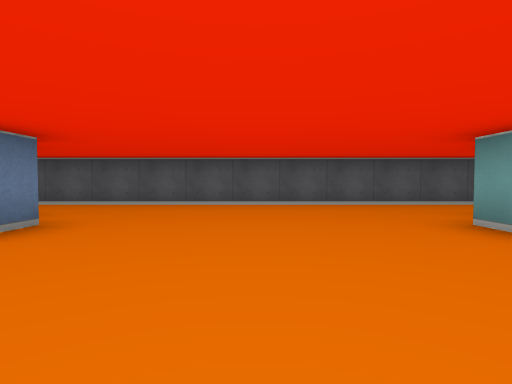
[1] (above)

19 first-person views from a walk through a cub3D ray-caster map. The camera is about half as high as the walls, tilts 2° down and sees 80° across. The floor is counted in squares. Each view is taken from the middle of a square. On the plan, view 1 faces up. The plan holds only what a view shows up to about 9 squares ahead; the rest is blank.

[2]
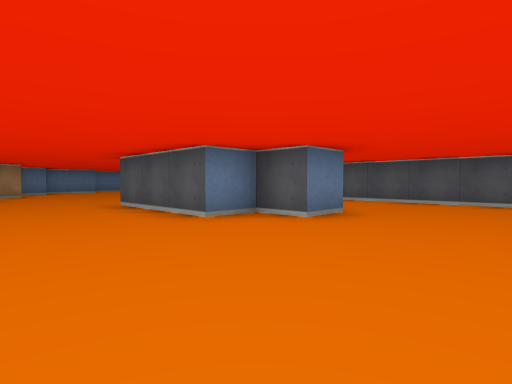

[3]
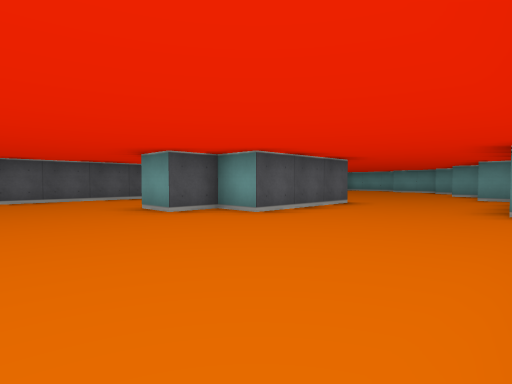

[4]
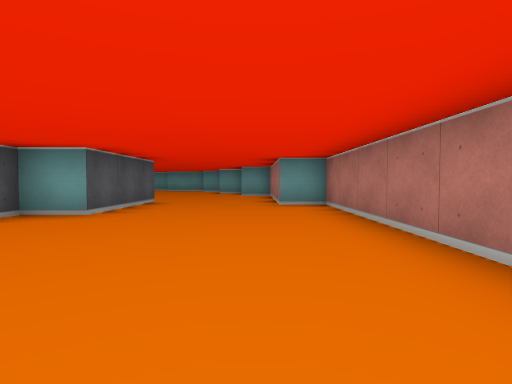

[5]
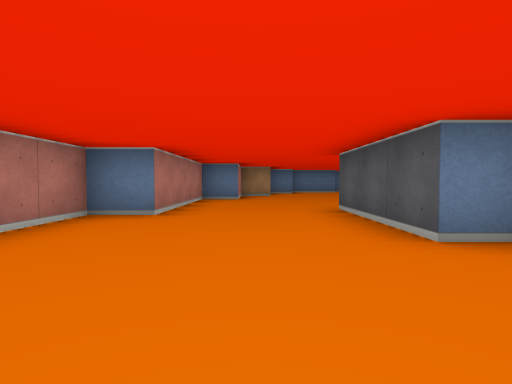

[6]
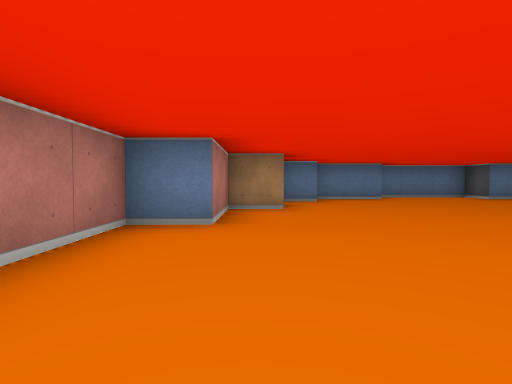

[7]
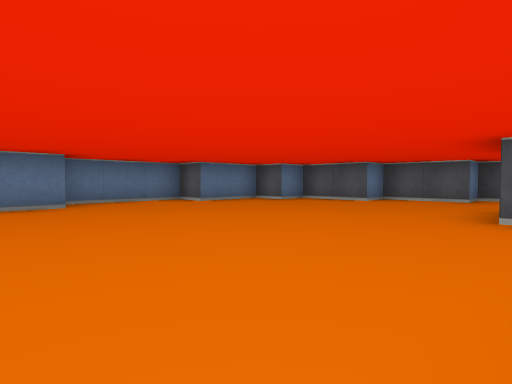

[8]
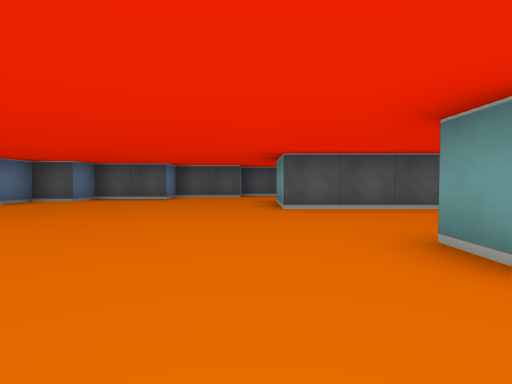

[9]
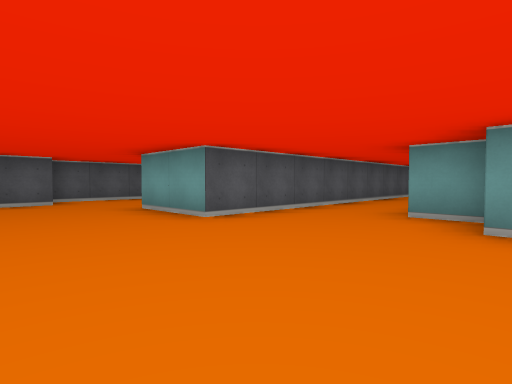

[10]
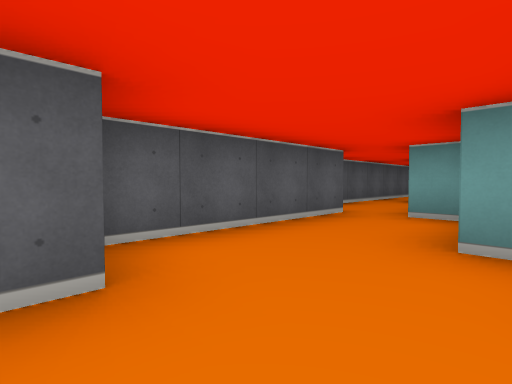

[11]
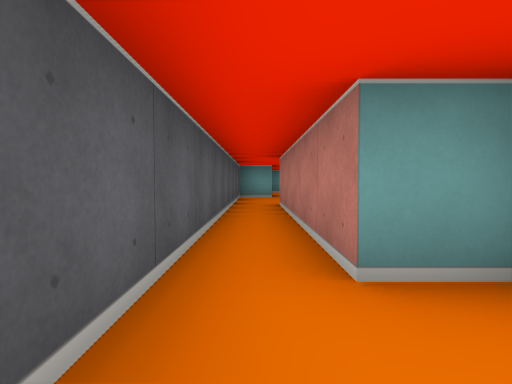

[12]
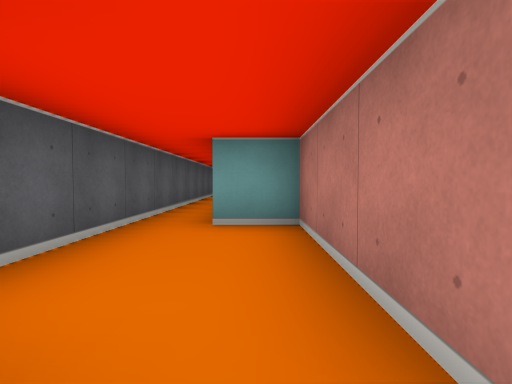

[13]
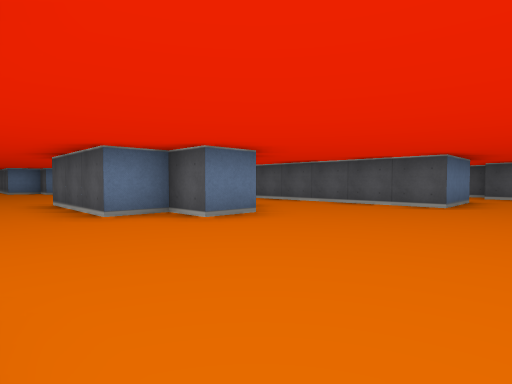

[14]
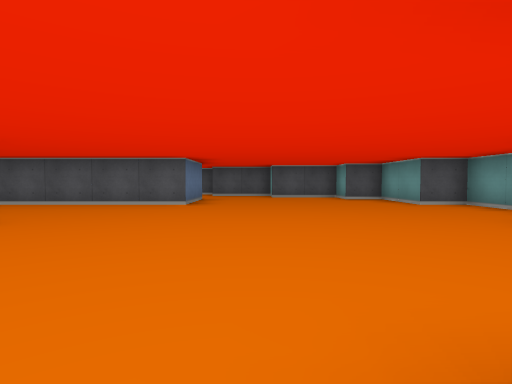

[15]
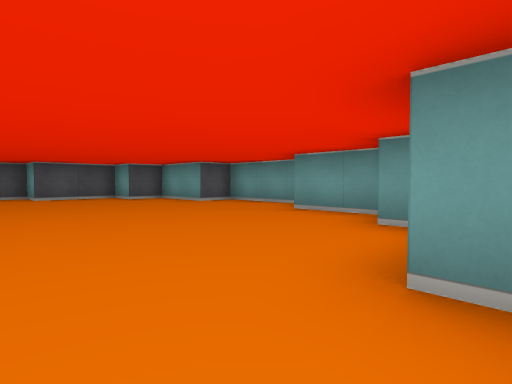

[16]
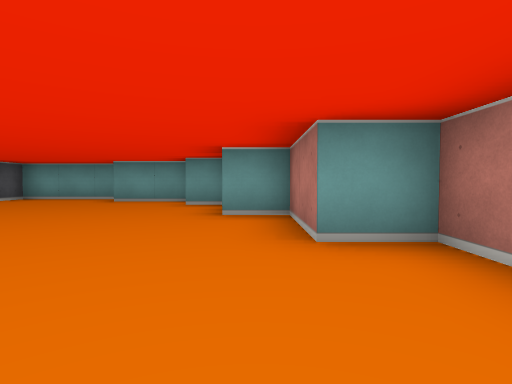

[17]
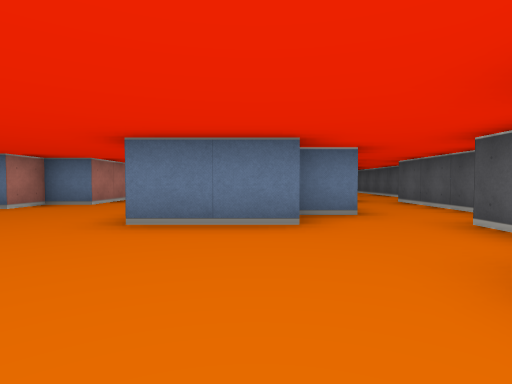

[18]
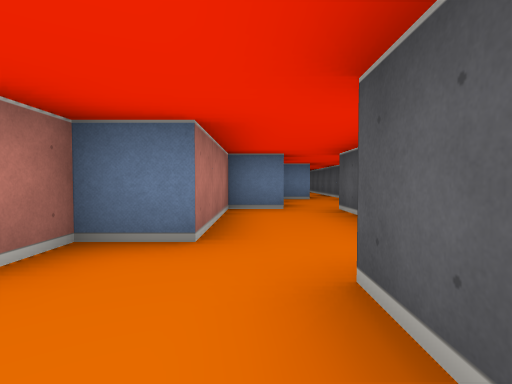

[19]
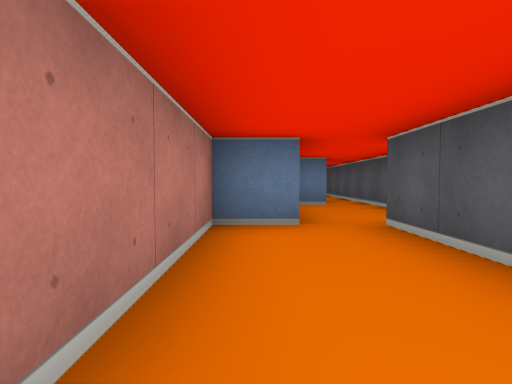

### Floor plan
Ten units are one square. View 1 is at (0, 0); x grows to the right and y downward. Boxes are objects, and circles mark ways between rooms. Rooms are numbered by the first view taken in them; rooms with no view inside come last. Other rooms are left out.
<svg viewBox="-160 -130 320 160">
<path fill="none" stroke="#000" d="M-25 -36 -25 -25 -35 -25 -35 -15 -65 -15M48 -45 65 -45 65 -35 75 -35 75 -25 65 -25 65 -15 35 -15 35 -25 25 -25 25 -35M-65 -36 -65 -45M8 25 55 25 55 15 95 15 95 5 115 5 115 -5M-75 -28 -75 -35M-55 -99 -55 -105M55 -106 55 -95 85 -95 85 -85 92 -85M-54 -115 -95 -115 -95 -105 -115 -105 -115 -95 -135 -95 -135 -85 -145 -85 -145 -65 -155 -65 -155 -36M95 -86 95 -65 -85 -65 -85 -85M81 -115 55 -115M-115 -5 -115 5 -95 5 -95 15 -55 15 -55 25 -39 25M-135 -15 -135 -6M135 -6 135 -15M132 -95 115 -95 115 -105 95 -105M-145 -36 -145 -16M145 -16 145 -35M155 -39 155 -65 145 -65 145 -85 135 -85 135 -92M-25 -125 -42 -125M-55 -105 -25 -105 -25 -115M46 -125 -25 -125M-25 -115 25 -115 25 -108"/>
<circle cx="-60" cy="-110" r="3" fill="#2a7"/>
<circle cx="60" cy="-110" r="3" fill="#2a7"/>
<circle cx="-20" cy="-120" r="3" fill="#2a7"/>
<text x="0" y="-40">1</text>
<text x="-40" y="-120">2</text>
<text x="20" y="-120">3</text>
</svg>
Room 1 opens to room 2. Room 1 opens to room 3. Room 2 opens to room 3.

Where each view was taken, in squares from view 1:
view 1: 0 up, 0 right, facing up
view 2: 1 down, 0 right, facing up-left
view 3: 2 down, 0 right, facing up-right
view 4: 1 down, 1 left, facing right
view 5: 0 up, 1 left, facing left
view 6: 0 up, 6 left, facing left
view 7: 2 up, 8 left, facing up-left
view 8: 1 up, 9 left, facing up
view 9: 3 up, 11 left, facing up-right
view 10: 9 up, 10 left, facing up-right
view 11: 12 up, 4 left, facing right
view 12: 11 up, 6 left, facing right
view 13: 0 up, 11 right, facing up-left
view 14: 0 up, 11 right, facing up
view 15: 0 up, 10 right, facing up-right
view 16: 0 up, 7 right, facing right
view 17: 8 up, 13 right, facing left
view 18: 10 up, 11 right, facing left
view 19: 10 up, 9 right, facing left
